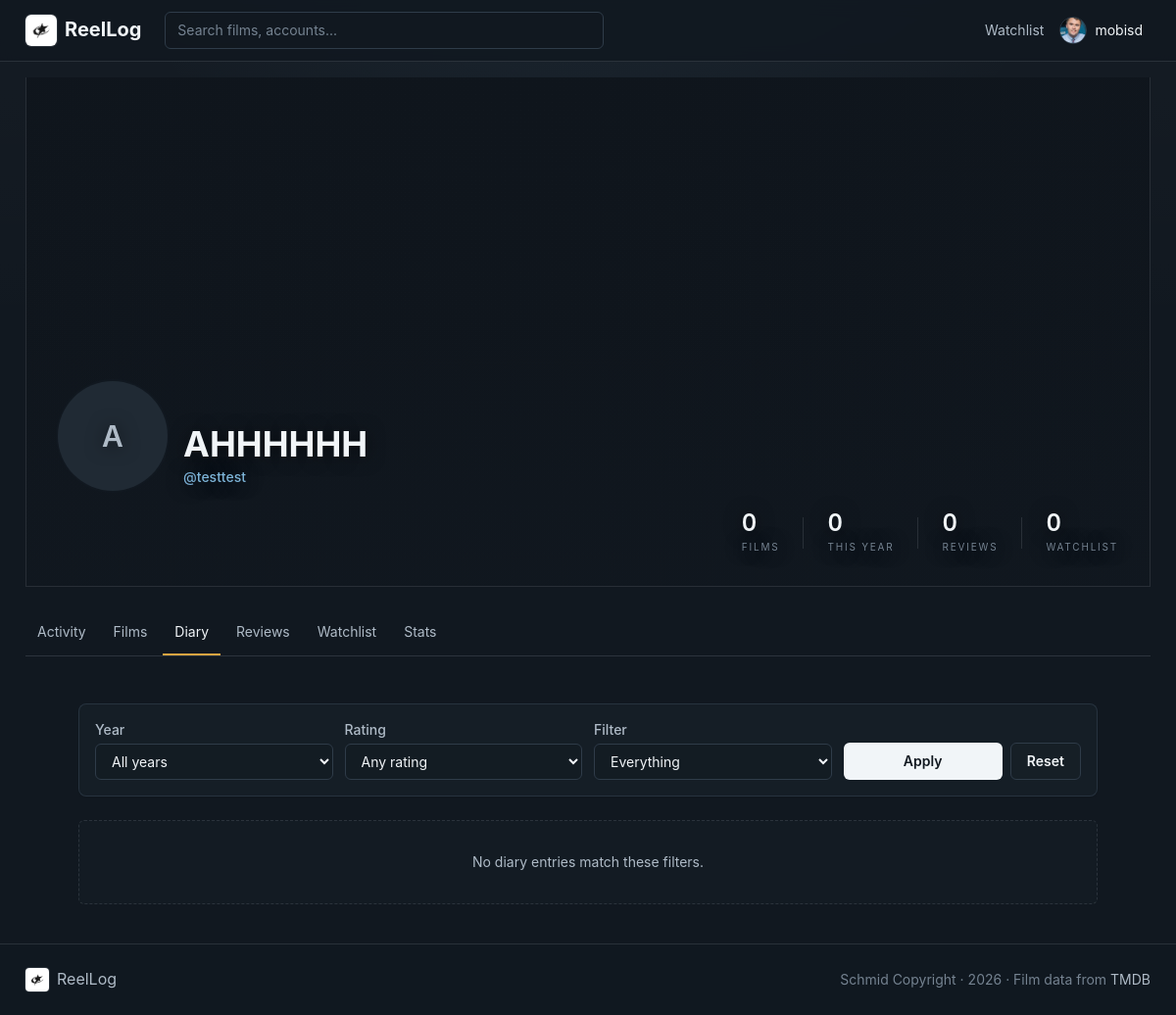
The page /testtest/diary (signed in) on the database its author committed.
### app/models.py (models this page shows, shortened)
class User(UserMixin, db.Model):
    __tablename__ = "users"
    id = db.Column(db.Integer, primary_key=True)
    username = db.Column(db.String(20), unique=True, nullable=False, index=True)
    email = db.Column(db.String(255), unique=True, nullable=False)
    password_hash = db.Column(db.String(255), nullable=False)
    display_name = db.Column(db.String(80), nullable=True)
    bio = db.Column(db.Text, nullable=True)
    avatar_url = db.Column(db.String(500), nullable=True)
    backdrop_url = db.Column(db.String(500), nullable=True)
    created_at = db.Column(db.DateTime, default=datetime.utcnow, nullable=False)
    logs = db.relationship(
        "LogEntry",
        back_populates="user",
        cascade="all, delete-orphan",
        order_by=lambda: (LogEntry.created_at.desc(), LogEntry.id.desc()),
    )
    watchlist = db.relationship(
        "WatchlistItem",
        back_populates="user",
        cascade="all, delete-orphan",
        order_by="WatchlistItem.added_at.desc()",
    )
    favorite_films = db.relationship(
        "UserFavoriteFilm",
        back_populates="user",
        cascade="all, delete-orphan",
        order_by="UserFavoriteFilm.position.asc()",
    )
    @property
    def name(self) -> str:
        return self.display_name or self.username
    @property
    def films_watched(self) -> int:
        return len({log.film_id for log in self.logs})
    @property
    def films_watched_this_year(self) -> int:
        year = date.today().year
        return len(
            {
                log.film_id
                for log in self.logs
                if log.watched_on and log.watched_on.year == year
            }
        )
    @property
    def review_count(self) -> int:
        return sum(1 for log in self.logs if (log.review or "").strip())
    @property
    def watchlist_count(self) -> int:
        return len(self.watchlist)
    image_overrides = db.relationship(
        "UserFilmImage",
        back_populates="user",
        cascade="all, delete-orphan",
    )

### app/users/routes.py (the view, shortened to what this page needs)
@users_bp.route("/<username>/diary")
def diary(username: str):
    user = _get_user_or_404(username)
    query = (
        LogEntry.query.options(joinedload(LogEntry.film))
        .filter_by(user_id=user.id)
    )
    selected_year = request.args.get("year", "")
    selected_rating = request.args.get("rating", "")
    selected_flag = request.args.get("filter", "")
    if selected_flag == "liked":
        query = query.filter(LogEntry.liked.is_(True))
    elif selected_flag == "reviewed":
        query = query.filter(LogEntry.review.isnot(None), LogEntry.review != "")
    elif selected_flag == "rewatches":
        query = query.filter(LogEntry.is_rewatch.is_(True))
    logs = query.order_by(
        LogEntry.watched_on.desc().nullslast(),
        LogEntry.created_at.desc(),
    ).all()
    years = sorted(
        {log.watched_on.year for log in user.logs if log.watched_on},
        reverse=True,
    )
    return render_template(
        "diary.html",
        user=user,
        logs=logs,
        years=years,
        selected_year=selected_year,
        selected_rating=selected_rating,
        selected_flag=selected_flag,
    )

### app/__init__.py (called while the page is built)
def _register_template_globals(app: Flask) -> None:
    from datetime import date
    from .images import effective_backdrop_url, effective_poster_url
    @app.context_processor
    def inject_globals():
        today = date.today()
        return {
            "current_year": today.year,
            "today_iso": today.isoformat(),
            "effective_poster_url": effective_poster_url,
            "effective_backdrop_url": effective_backdrop_url,
        }

### app/models.py (called while the page is built)
@login_manager.user_loader
def load_user(user_id: str):
    return db.session.get(User, int(user_id))

### app/users/routes.py (called while the page is built)
def _get_user_or_404(username: str) -> User:
    username = normalise_username(username)
    user = User.query.filter_by(username=username).first()
    if user is None:
        abort(404)
    return user

### app/validators.py (called while the page is built)
def normalise_username(raw: str) -> str:
    return (raw or "").strip().lower()

### app/templates/diary.html (shortened to what this page needs)
{% extends "base.html" %}
{% from "partials/macros.html" import stars_display, empty_state %}
{% block content %}
  {% set active = 'diary' %}
  {% include "partials/profile_header.html" %}
  <div class="mx-auto mb-6 max-w-shell">
    <form method="get" class="card grid gap-3 p-4 sm:grid-cols-4 sm:items-end">
      <div>
        <label class="label" for="diary-year">Year</label>
        <select class="input" id="diary-year" name="year">
          <option value="">All years</option>
        </select>
      </div>
      <div>
        <label class="label" for="diary-rating">Rating</label>
        <select class="input" id="diary-rating" name="rating">
          <option value="">Any rating</option>
        </select>
      </div>
      <div>
        <label class="label" for="diary-filter">Filter</label>
        <select class="input" id="diary-filter" name="filter">
          <option value="">Everything</option>
        </select>
      </div>
      <div class="flex gap-2">
        <button type="submit" class="btn-primary flex-1">Apply</button>
        <a href="{{ url_for('users.diary', username=user.username) }}" class="btn-ghost">Reset</a>
      </div>
    </form>
  </div>
  {% if logs %}
    <ul class="mx-auto max-w-shell space-y-3">
      {% for log in logs %}
        <li class="card flex gap-4 p-3 transition hover:border-link/40 hover:bg-surface">
          <a href="{{ url_for('films.film', tmdb_id=log.film.tmdb_id) }}" class="poster w-16 shrink-0">
            <img src="{{ effective_poster_url(log.film, current_user, 'w185') }}" alt="{{ log.film.title }} poster" loading="lazy" />
          </a>
          <div class="min-w-0 flex-1">
            <div class="flex items-start justify-between gap-2">
              <a href="{{ url_for('films.film', tmdb_id=log.film.tmdb_id) }}" class="font-medium hover:text-link">
                {{ log.film.title }}{% if log.film.release_year %} <span class="text-text-mute">{{ log.film.release_year }}</span>{% endif %}
              </a>
              <span class="flex shrink-0 items-center gap-2 text-sm">
                {{ stars_display(log.rating) }}
                {% if log.liked %}<span class="text-like">♥</span>{% endif %}
              </span>
            </div>
            <p class="text-xs text-text-mute">
              {% if log.watched_on %}{{ log.watched_on.strftime('%d %b %Y') }}{% else %}Date unknown{% endif %}
              {% if log.is_rewatch %} · rewatch{% endif %}
              {% if log.contains_spoilers %} · spoilers{% endif %}
            </p>
            {% if log.review %}
              <p class="mt-1 line-clamp-3 whitespace-pre-line text-sm text-text-dim">{{ log.review }}</p>
            {% endif %}
          </div>
        </li>
      {% endfor %}
    </ul>
  {% else %}
    <div class="mx-auto max-w-shell">
      {{ empty_state("No diary entries match these filters.") }}
    </div>
  {% endif %}
{% endblock %}

### app/templates/partials/macros.html (shortened to what this page needs)
{% macro avatar(user, size_class="h-24 w-24", text_class="text-3xl") %}
  {% if user.avatar_url %}
    <img src="{{ user.avatar_url }}" alt="{{ user.name }}" class="{{ size_class }} shrink-0 rounded-full object-cover ring-2 ring-bg" />
  {% else %}
    <span class="{{ size_class }} {{ text_class }} flex shrink-0 items-center justify-center rounded-full bg-surface-2 font-semibold text-text-dim ring-2 ring-bg">{{ user.name[0]|upper }}</span>
  {% endif %}
{% endmacro %}
{% macro empty_state(message, icon=None) %}
  <div class="rounded-md border border-dashed border-line bg-surface/40 px-5 py-8 text-center">
    <p class="text-sm text-text-dim">{{ message }}</p>
  </div>
{% endmacro %}

### app/templates/partials/nav.html (shortened to what this page needs)
<header class="sticky top-0 z-40 border-b border-line bg-bg/85 backdrop-blur">
  <nav class="mx-auto flex max-w-content items-center gap-4 px-4 py-3" aria-label="Primary">
    <a href="{{ url_for('films.index') }}" class="flex shrink-0 items-center gap-2 font-title text-xl font-bold text-text transition hover:text-link">
      <img src="{{ url_for('static', filename='img/66ddd0a43433943549bd2beb9cec5273.jpg') }}" alt="" class="brand-logo ring-1 ring-line" />
      <span>ReelLog</span>
    </a>
    <form action="{{ url_for('films.search') }}" method="get" role="search" class="relative ml-2 max-w-md flex-1" data-live-search>
      <input id="nav-search" type="search" name="q" value="{{ request.args.get('q', '') if request.endpoint == 'films.search' else '' }}" placeholder="Search films, accounts..." autocomplete="off" class="input pr-9" data-search-input />
    </form>
    <div class="ml-auto flex items-center gap-2">
      {% if current_user.is_authenticated %}
        <a href="{{ url_for('users.watchlist', username=current_user.username) }}" class="hidden text-sm text-text-dim transition hover:text-link sm:inline">Watchlist</a>
        <details class="relative" data-menu>
          <summary class="flex cursor-pointer list-none items-center gap-2 rounded-md px-2 py-1 transition hover:bg-surface-2">
            {% if current_user.avatar_url %}
              <img src="{{ current_user.avatar_url }}" alt="" class="h-7 w-7 rounded-full border border-border object-cover" />
            {% else %}
              <span class="flex h-7 w-7 items-center justify-center rounded-full bg-surface-2 text-xs font-semibold text-text-dim">{{ current_user.name[0]|upper }}</span>
            {% endif %}
            <span class="hidden text-sm sm:inline">{{ current_user.name }}</span>
          </summary>
        </details>
      {% else %}
        <a href="{{ url_for('auth.login') }}" class="btn-ghost">Log in</a>
        <a href="{{ url_for('auth.register') }}" class="btn-primary">Sign up</a>
      {% endif %}
    </div>
  </nav>
</header>

### app/templates/partials/profile_header.html (shortened to what this page needs)
{% from "partials/macros.html" import avatar with context %}
<section class="-mx-4 -mt-10 mb-12 overflow-hidden">
  <div class="mx-auto max-w-content px-4">
    <div class="profile-hero relative overflow-hidden border-x border-b border-line">
      <div class="profile-hero-shade"></div>
      <div class="profile-hero-content">
        <div class="flex flex-col gap-5 lg:flex-row lg:items-end lg:justify-between">
        <div class="flex items-end gap-4">
            {% if user.avatar_url %}
              <button type="button" class="rounded-full transition hover:scale-[1.03] focus:outline-none focus:ring-2 focus:ring-link focus:ring-offset-2 focus:ring-offset-bg" data-avatar-open aria-label="Open {{ user.name }} profile picture">
                {{ avatar(user, "h-24 w-24 sm:h-28 sm:w-28", "text-3xl") }}
              </button>
            {% else %}
              {{ avatar(user, "h-24 w-24 sm:h-28 sm:w-28", "text-3xl") }}
            {% endif %}
            <div class="pb-1">
              <h1 class="font-title text-3xl font-bold tracking-tight sm:text-4xl">{{ user.name }}</h1>
              <p class="mt-1 text-sm font-medium text-link">@{{ user.username }}</p>
            </div>
          </div>
        </div>
        <div class="mt-5 flex flex-col gap-5 lg:flex-row lg:items-end lg:justify-between">
          <dl class="flex flex-wrap items-center gap-x-6 gap-y-3 [font-variant-numeric:tabular-nums]">
            {% set stats = [
              ('Films', user.films_watched),
              ('This year', user.films_watched_this_year),
              ('Reviews', user.review_count),
              ('Watchlist', user.watchlist_count),
            ] %}
            {% for label, value in stats %}
              <div>
                <dd class="font-title text-2xl font-semibold leading-none">{{ value }}</dd>
                <dt class="mt-1 text-[10px] uppercase tracking-[0.18em] text-mute">{{ label }}</dt>
              </div>
            {% endfor %}
          </dl>
        </div>
      </div>
    </div>
    <nav class="profile-tabs mt-6 flex flex-wrap gap-1 text-sm" aria-label="Profile sections">
      {% set tabs = [
        ('activity', 'Activity', url_for('users.profile', username=user.username)),
        ('films', 'Films', url_for('users.films', username=user.username)),
        ('diary', 'Diary', url_for('users.diary', username=user.username)),
        ('reviews', 'Reviews', url_for('users.reviews', username=user.username)),
        ('watchlist', 'Watchlist', url_for('users.watchlist', username=user.username)),
        ('stats', 'Stats', url_for('users.stats', username=user.username)),
      ] %}
      {% for key, label, href in tabs %}
        <a href="{{ href }}"
           class="shrink-0 border-b-2 px-3 py-3 {% if key == active %}border-accent text-text{% else %}border-transparent text-text-dim hover:text-text{% endif %}"
           {% if key == active %}aria-current="page"{% endif %}>{{ label }}</a>
      {% endfor %}
    </nav>
  </div>
</section>

### rows shown on the page
User: avatar_url (picture), name "mobisd"
User: display_name "A", name "AHHHHHH", username "testtest"

### other values the page prints
{{ value }} "0" "0" "0" "0"
{{ label }} "FILMS" "THIS YEAR" "REVIEWS" "WATCHLIST"
{{ label }} "Activity" "Films" "Diary" "Reviews" "Watchlist" "Stats"
{{ message }} "No diary entries match these filters."
